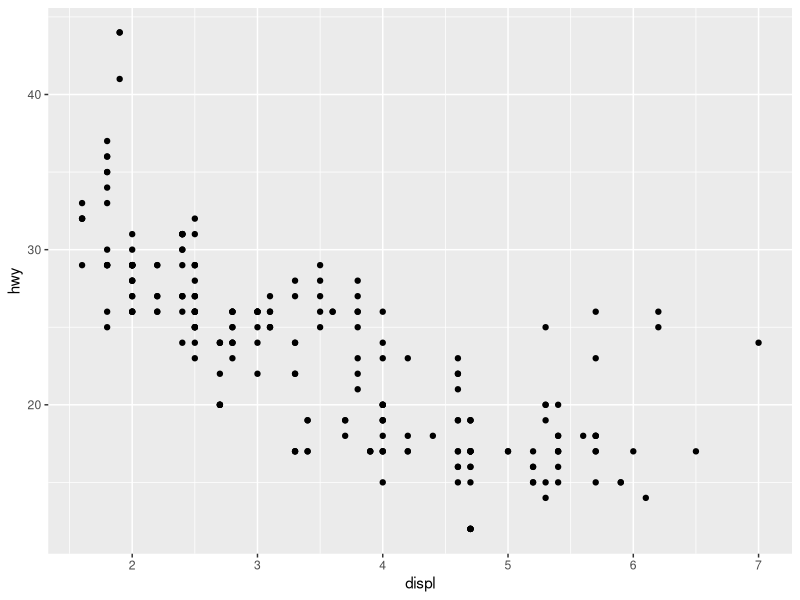
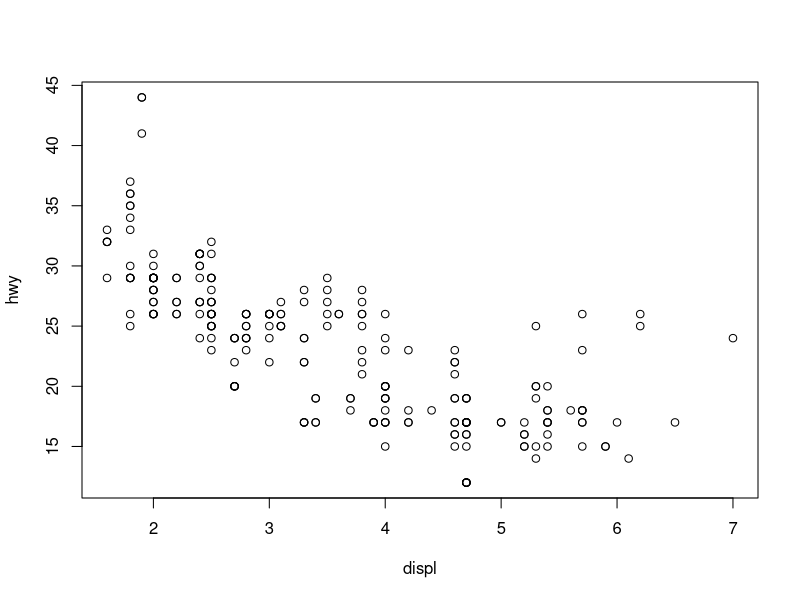
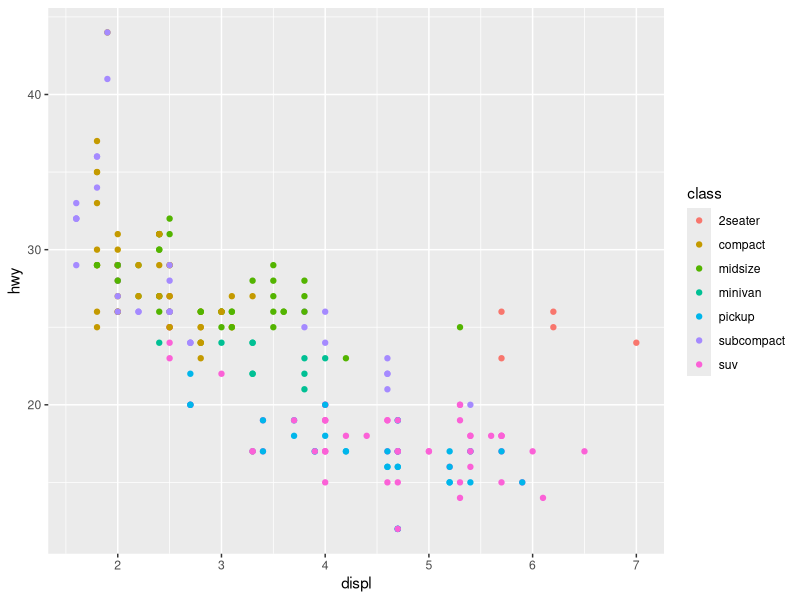
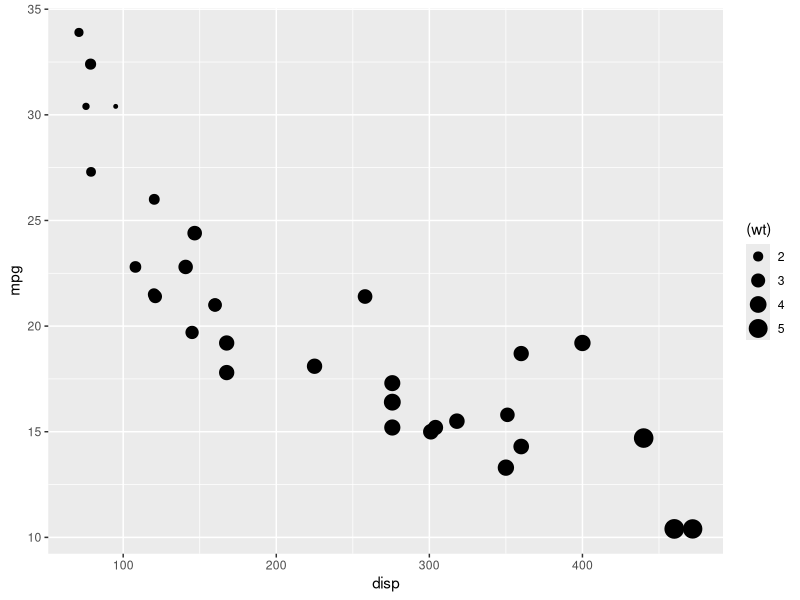
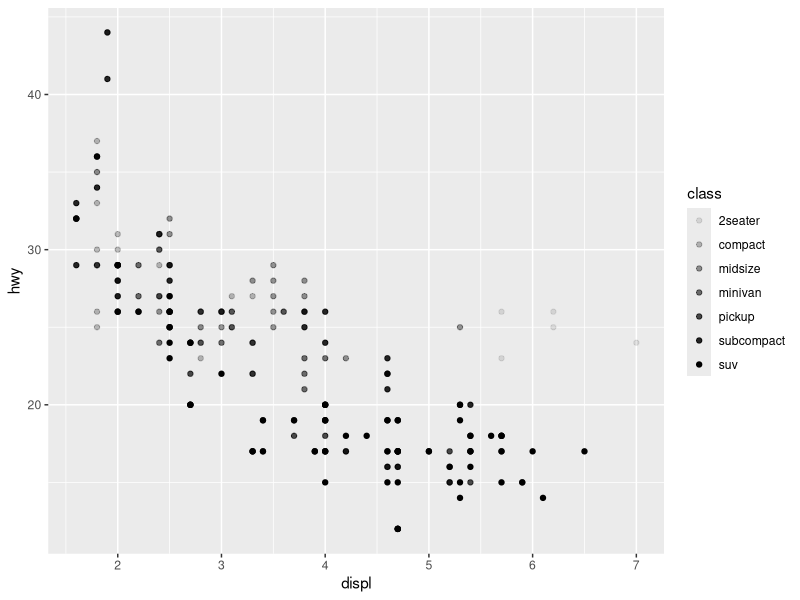
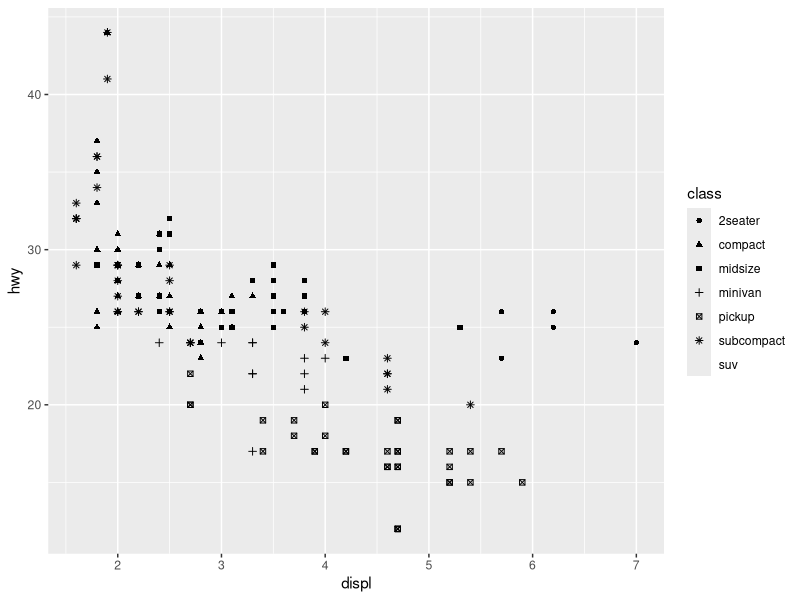
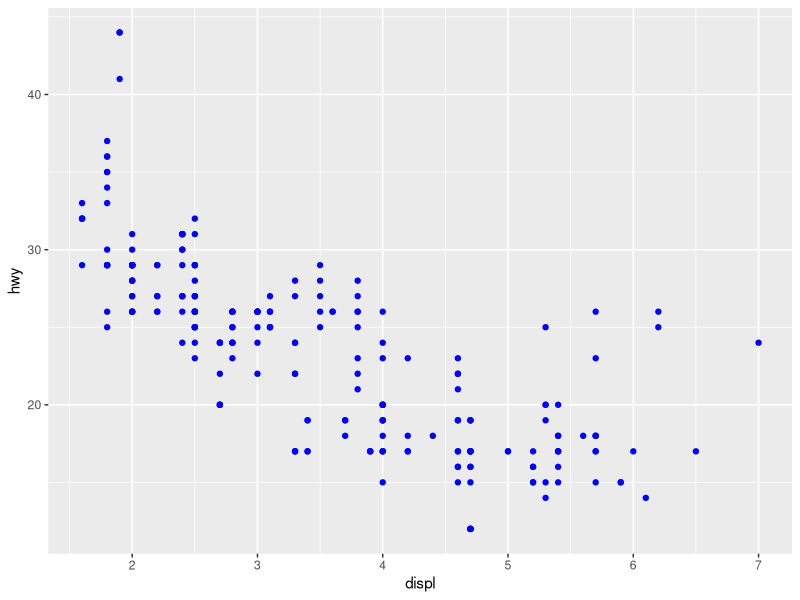
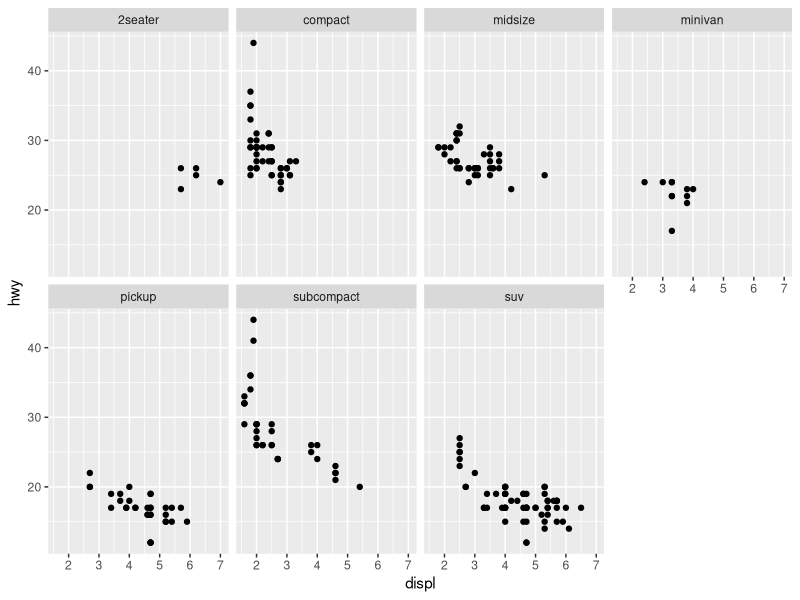

Write R code to recreate these figures, in order.
## ---- chunk 1
library(survey)
mod = lm(mpg~cyl+disp+wt+hp,data=mtcars)
summary(mod)
## ---- chunk 2
regTermTest(mod,~disp,method = "Wald")
## ---- chunk 3
regTermTest(mod,~disp+hp,method = "Wald")
## ---- chunk 4
suppressMessages(library(multcomp))
summary(glht(mod, linfct = c("disp - wt = 0")))
## ---- chunk 5
library(ggplot2)
mpg = mpg
#Check the names of the data  
names(mpg)
dim(mpg) #check dimesions ( number of row & columns) in data set
table(is.na(mpg)) #check if this data has missing values
colSums(is.na(mpg)) #check missing values by each set of variables
## ---- chunk 6
suppressMessages(library(dplyr))
suppressMessages(library(car))
mtcars %>% filter(cyl == 4, hp>100)
## ---- chunk 7
stuff = filter(mtcars, cyl == 4 | cyl == 6)
stuff = mtcars %>% filter(cyl %in% c(4, 6)) #another method
## ---- chunk 8
ggplot(data = mpg) + 
  geom_point(mapping = aes(x = displ, y = hwy))
## ---- chunk 9
with(mpg,plot(hwy~displ))
## ---- chunk 10
ggplot(data = mpg) + 
  geom_point(mapping = aes(x = displ, y = hwy, color = class))
## ---- chunk 11
ggplot(data = mtcars) + 
  geom_point(mapping = aes(x = disp, y = mpg, size = (wt)))
## ---- chunk 12
# Left
ggplot(data = mpg) + 
  geom_point(mapping = aes(x = displ, y = hwy, alpha = class))

# Right
ggplot(data = mpg) + 
  geom_point(mapping = aes(x = displ, y = hwy, shape = class))
## ---- chunk 13
ggplot(data = mpg) + 
  geom_point(mapping = aes(x = displ, y = hwy), color = "blue")
## ---- chunk 14
ggplot(data = mpg) + 
  geom_point(mapping = aes(x = displ, y = hwy)) + 
  facet_wrap(~ class, nrow = 2)
## ---- chunk 15
ggplot(data = mpg) + 
  geom_point(mapping = aes(x = displ, y = hwy)) + 
  facet_grid(drv ~ cyl)
## ---- chunk 16
# left
ggplot(data = mpg) + 
  geom_point(mapping = aes(x = displ, y = hwy))

# right
ggplot(data = mpg) + 
  geom_smooth(mapping = aes(x = displ, y = hwy))
## ---- chunk 17
ggplot(data = mpg) + 
  geom_smooth(mapping = aes(x = displ, y = hwy, linetype = drv))
## ---- chunk 18
ggplot(data = mpg) + 
  geom_point(mapping = aes(x = displ, y = hwy)) +
  geom_smooth(mapping = aes(x = displ, y = hwy))


ggplot(data = mpg, mapping = aes(x = displ, y = hwy)) + 
  geom_point() + 
  geom_smooth()
## ---- chunk 19
ggplot(data = diamonds) + 
  geom_bar(mapping = aes(x = cut))
## ---- chunk 20
ggplot(data = diamonds) + 
  stat_count(mapping = aes(x = cut))
## ---- chunk 21
demo <- tibble::tribble(
  ~a,      ~b,
  "bar_1", 20,
  "bar_2", 30,
  "bar_3", 40
)

ggplot(data = demo) +
  geom_bar(mapping = aes(x = a, y = b), stat = "identity")
## ---- chunk 22
ggplot(data = diamonds) + 
  geom_bar(mapping = aes(x = cut, y = ..prop.., group = 1))
## ---- chunk 23
ggplot(data = diamonds) + 
  stat_summary(
    mapping = aes(x = cut, y = depth),
    fun.ymin = min,
    fun.ymax = max,
    fun.y = median
  )
## ---- chunk 24
ggplot(data = diamonds) + 
  geom_bar(mapping = aes(x = cut, colour = cut))
ggplot(data = diamonds) + 
  geom_bar(mapping = aes(x = cut, fill = cut))
## ---- chunk 25
ggplot(data = diamonds) + 
  geom_bar(mapping = aes(x = cut, fill = clarity), position = "dodge")
## ---- chunk 26
ggplot(data = mpg, mapping = aes(x = class, y = hwy)) + 
  geom_boxplot()
ggplot(data = mpg, mapping = aes(x = class, y = hwy)) + 
  geom_boxplot() +
  coord_flip()
